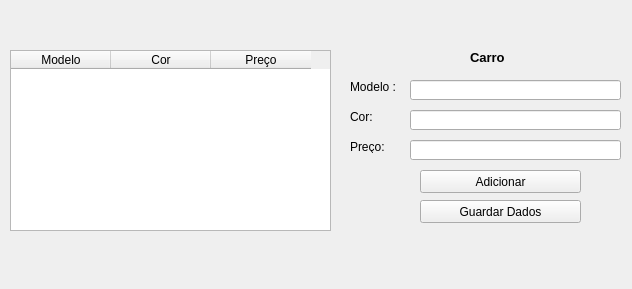
<?xml version="1.0" encoding="UTF-8"?>
<ui version="4.0">
 <class>MainWindow</class>
 <widget class="QMainWindow" name="MainWindow">
  <property name="geometry">
   <rect>
    <x>0</x>
    <y>0</y>
    <width>632</width>
    <height>289</height>
   </rect>
  </property>
  <property name="windowTitle">
   <string>Adicionar Carros Tabela</string>
  </property>
  <widget class="QWidget" name="centralwidget">
   <widget class="QTableWidget" name="tableWidget">
    <property name="geometry">
     <rect>
      <x>10</x>
      <y>50</y>
      <width>321</width>
      <height>181</height>
     </rect>
    </property>
    <column>
     <property name="text">
      <string>Modelo</string>
     </property>
    </column>
    <column>
     <property name="text">
      <string>Cor</string>
     </property>
    </column>
    <column>
     <property name="text">
      <string>Preço</string>
     </property>
    </column>
   </widget>
   <widget class="QLabel" name="lblModelo">
    <property name="geometry">
     <rect>
      <x>350</x>
      <y>80</y>
      <width>47</width>
      <height>13</height>
     </rect>
    </property>
    <property name="text">
     <string>Modelo :</string>
    </property>
   </widget>
   <widget class="QLineEdit" name="txtModelo">
    <property name="geometry">
     <rect>
      <x>410</x>
      <y>80</y>
      <width>211</width>
      <height>20</height>
     </rect>
    </property>
   </widget>
   <widget class="QLineEdit" name="txtCor">
    <property name="geometry">
     <rect>
      <x>410</x>
      <y>110</y>
      <width>211</width>
      <height>20</height>
     </rect>
    </property>
   </widget>
   <widget class="QLabel" name="lblCor">
    <property name="geometry">
     <rect>
      <x>350</x>
      <y>110</y>
      <width>47</width>
      <height>13</height>
     </rect>
    </property>
    <property name="text">
     <string>Cor:</string>
    </property>
   </widget>
   <widget class="QLineEdit" name="txtPreco">
    <property name="geometry">
     <rect>
      <x>410</x>
      <y>140</y>
      <width>211</width>
      <height>20</height>
     </rect>
    </property>
   </widget>
   <widget class="QLabel" name="lblPreco">
    <property name="geometry">
     <rect>
      <x>350</x>
      <y>140</y>
      <width>47</width>
      <height>13</height>
     </rect>
    </property>
    <property name="text">
     <string>Preço:</string>
    </property>
   </widget>
   <widget class="QLabel" name="lblTitle">
    <property name="geometry">
     <rect>
      <x>470</x>
      <y>50</y>
      <width>41</width>
      <height>16</height>
     </rect>
    </property>
    <property name="text">
     <string>&lt;html&gt;&lt;head/&gt;&lt;body&gt;&lt;p&gt;&lt;span style=&quot; font-size:10pt; font-weight:600;&quot;&gt;Carro&lt;/span&gt;&lt;/p&gt;&lt;/body&gt;&lt;/html&gt;</string>
    </property>
   </widget>
   <widget class="QPushButton" name="btnAdd">
    <property name="geometry">
     <rect>
      <x>420</x>
      <y>170</y>
      <width>161</width>
      <height>23</height>
     </rect>
    </property>
    <property name="cursor">
     <cursorShape>PointingHandCursor</cursorShape>
    </property>
    <property name="toolTip">
     <string>Adiconar carro na tabela</string>
    </property>
    <property name="text">
     <string>Adicionar</string>
    </property>
   </widget>
   <widget class="QPushButton" name="btnSave">
    <property name="geometry">
     <rect>
      <x>420</x>
      <y>200</y>
      <width>161</width>
      <height>23</height>
     </rect>
    </property>
    <property name="cursor">
     <cursorShape>PointingHandCursor</cursorShape>
    </property>
    <property name="toolTip">
     <string>Guardas dados em txt</string>
    </property>
    <property name="text">
     <string>Guardar Dados</string>
    </property>
   </widget>
  </widget>
 </widget>
 <resources/>
 <connections/>
</ui>
